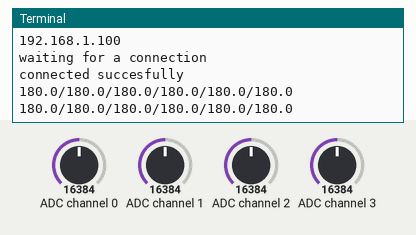
Recording of a program running on a simulated Raspberry Pi (BCM pin numbers). On the bench: the last lines printed to the terminal. Inputs (shaded band) come from the test bench; at power-on: ADC channel 0 = 16384, ADC channel 1 = 16384, ADC channel 2 = 16384, ADC channel 3 = 16384 (analog values on the 0–32767 scale). One TCP client connects 1 s after the port opens and stays connected; the clock reads 2024-03-15 10:24:30 at power-on unless the program sets it.

Above: at 1.2 s.
1.3 s: ADC channel 0 set to 22936
At 1.41 s:
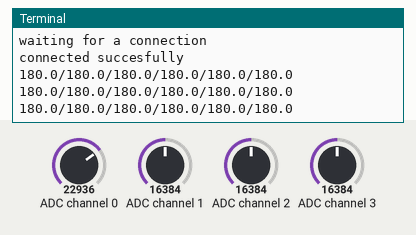
2.8 s: ADC channel 1 set to 22936
At 2.91 s:
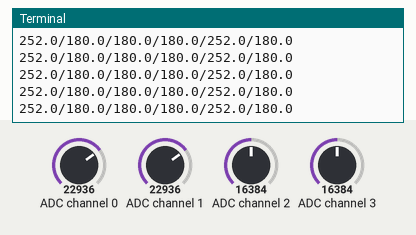
4.3 s: ADC channel 2 set to 22936
At 4.3 s:
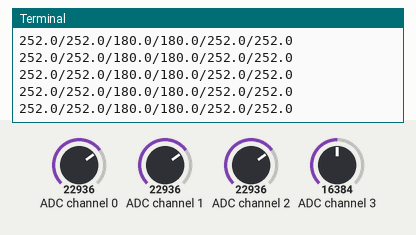
5.8 s: ADC channel 3 set to 22936
At 5.82 s:
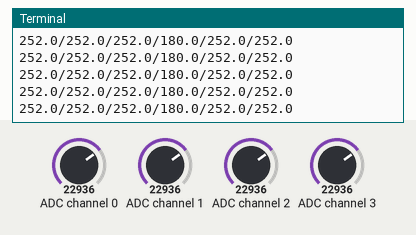
7.3 s: ADC channel 0 set to 31783
At 7.33 s:
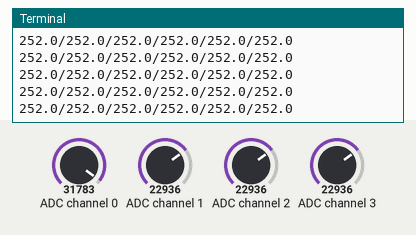
8.8 s: ADC channel 1 set to 31783
At 8.84 s:
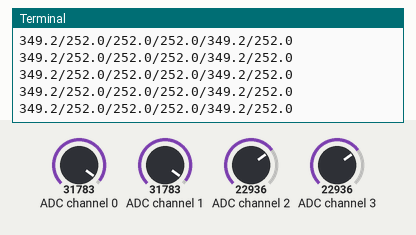
Timing chart, 0 to 11.3 s (numbered marks = the images above; inputs shaded):
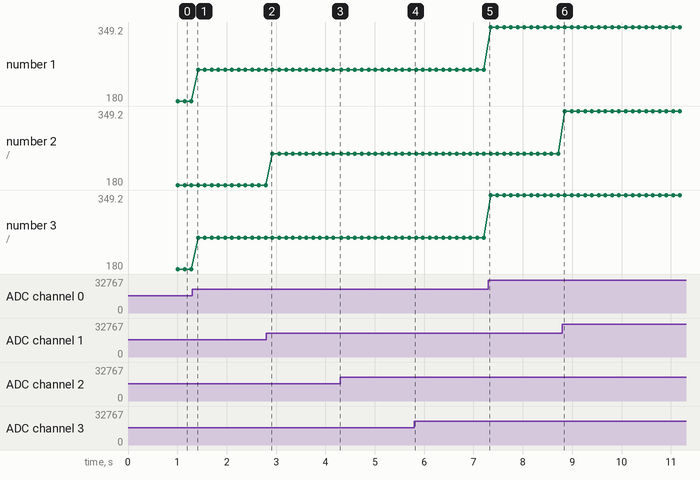

The program:

ADS1115_test_komponentow.py
```python
# import Adafruit_ADS1x15
# def ads1115_potentiometer(value):
#     value_out = 300 * value / 26700 - 50
#     return value_out

# import
import logging
import time
import board
import busio
import socket
from adafruit_ads1x15.analog_in import AnalogIn
import adafruit_ads1x15.ads1115 as ADS
# from signal import signal, SIGPIPE, SIG_DFL
#
# signal(SIGPIPE, SIG_DFL)

# Create bus instance
i2c = busio.I2C(board.SCL, board.SDA)

# Create device instances
ADC1 = ADS.ADS1115(i2c, address=0x48)
ADC2 = ADS.ADS1115(i2c, address=0x49)

channels_names = [ADS.P0, ADS.P1, ADS.P2, ADS.P3]
channels = []
# Create channels
for channel in channels_names:
    channels.append(AnalogIn(ADC1, channels_names[channel]))
for channel in channels_names:
    channels.append(AnalogIn(ADC2, channels_names[channel]))


def data_handling(values, channels):
    for x in range(len(values)):
        values.insert(x, round((360*1000*(channels[x].voltage)/4096), 1))
        # values.insert(x, round((channels[x].voltage-0.085), 3))
    return values

# Print nice channel column headers.
# print("{:>3}  {:>3}  {:>3}  {:>3}  {:>3}  {:>3}".format("CHAN1", "CHAN2", "CHAN3", "CHAN4", "CHAN5", "CHAN6"))


SERVER = "192.168.1.100"
PORT = 9999
ADDR = (SERVER, PORT)
print(SERVER)

server = socket.socket(socket.AF_INET, socket.SOCK_STREAM)
server.bind(ADDR)
# s = socket.socket(socket.AF_INET, socket.SOCK_STREAM)  # Create socket instance
# s.bind(('192.168.1.99', 9999))  # Binding socket

try:
    server.listen(5)  # Number of connection tries
    # Wait for a connection
    print('waiting for a connection')
    conn, addr = server.accept()
except Exception as e:
        print(e)


print("connected succesfully")

# Main loop.
while True:
    # Read all the ADC channel values in a list.
    values = [0, 0, 0, 0, 0, 0, 0, 0]
    sensors_read = data_handling(values, channels)
    sensor_value1 = sensors_read.pop()
    sensor_value2 = sensors_read.pop()

    data_to_send = ''
    for data in range(6):
        data_to_send = data_to_send + str(sensors_read[data])
        if data < 5:
            data_to_send = data_to_send + "/"
    try:
        print(data_to_send)
        msg = conn.send(bytes(data_to_send, 'utf-8'))
    except Exception as e:
        print(e)
    finally:
        logging.info('Data successfully sent! /from thread')
    time.sleep(0.1)

    # print(sensor_value1, sensor_value2)
    # print("{:>2f}  {:>2f}  {:>2f}  {:>2f}  {:>2f}  {:>2f}".format(val[0], val[1], val[2], val[3], val[4], val[5]))
    # time.sleep(0.1)
```

Measured:
- plotted number 1: 180 → 252 after the input at 1.3 s, 252 → 349.2 after the input at 7.3 s
- plotted number 3: 180 → 252 after the input at 1.3 s, 252 → 349.2 after the input at 7.3 s
